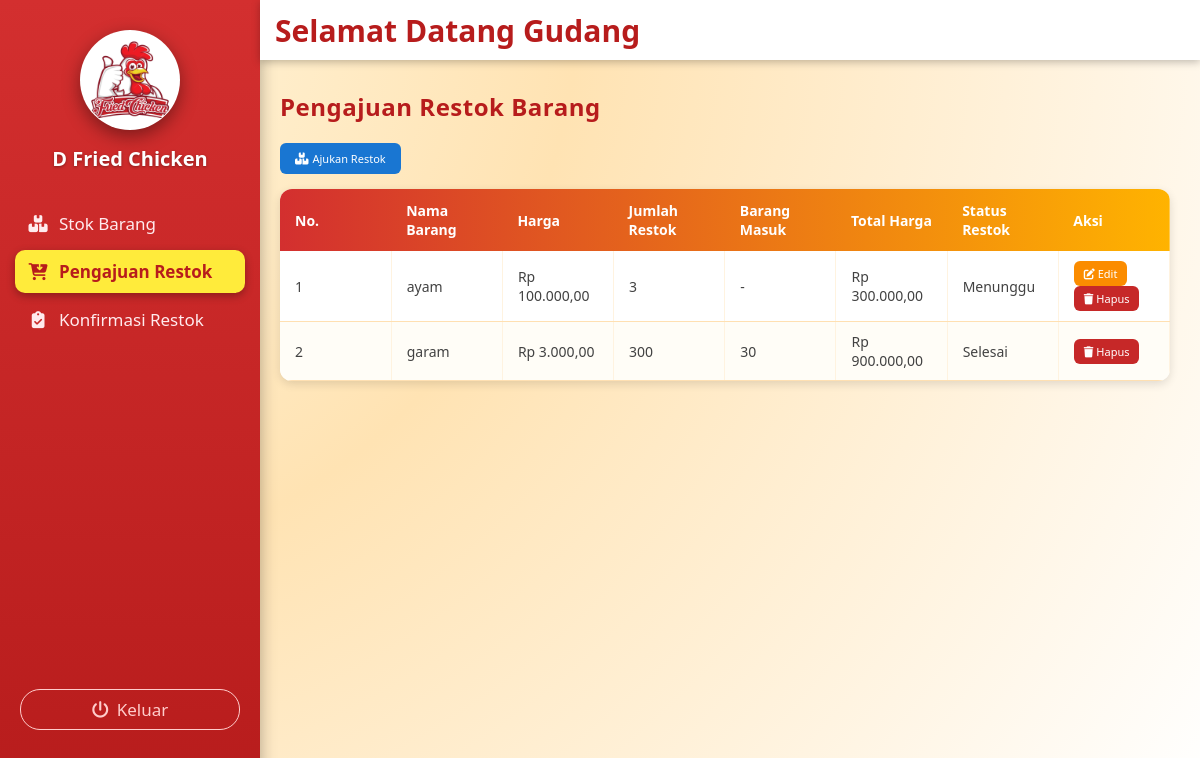
The page /gudang/pengajuan_restok/pengajuan_restok.php (signed in) on the database as committed earlier.
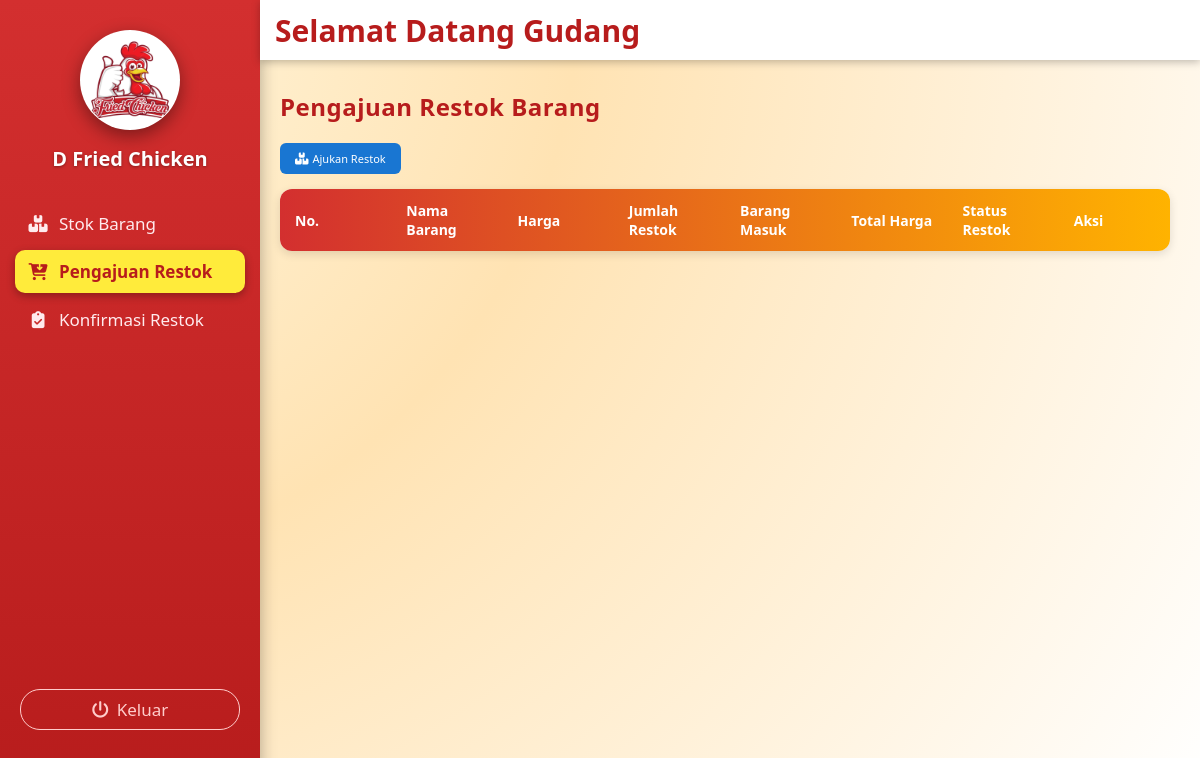
The same page on the database as committed later.
### tables this page shows
CREATE TABLE `restok_barang` (
  `Id_restok_barang` int NOT NULL,
  `Id_stok_gudang` int NOT NULL,
  `Nama_barang` varchar(15) DEFAULT NULL,
  `Harga` decimal(10,2) DEFAULT NULL,
  `Jumlah_restok` int DEFAULT NULL,
  `Total_harga` decimal(10,2) DEFAULT NULL,
  `Status` varchar(50) DEFAULT NULL
);

### gudang/pengajuan_restok/pengajuan_restok.php (the view, shortened to what this page needs)
<?php
include '../../koneksi/sidebargudang.php';
include '../../koneksi/koneksi.php';
?>
<link rel="stylesheet" href="https://cdn.datatables.net/1.13.6/css/jquery.dataTables.min.css">
<link rel="stylesheet" href="https://cdnjs.cloudflare.com/ajax/libs/font-awesome/6.5.0/css/all.min.css">
<div class="konten-utama">
  <h2>Pengajuan Restok Barang</h2>
  <button class="tombol tombol-tambah" id="btn-ajukan" onclick="bukaModalAjukan()">
    <i class="fa-solid fa-boxes-stacked"></i> Ajukan Restok
  </button>
  <table id="tabel-ajukan" class="tabel-ajukan">
    <thead>
     <tr>
  <th>No.</th>
  <th>Nama Barang</th>
  <th>Harga</th>
  <th>Jumlah Restok</th>
  <th>Barang Masuk</th>
  <th>Total Harga</th>
  <th>Status Restok</th>
  <th>Aksi</th>
</tr>
    </thead>
    <tbody>
      <?php
        $no = 1;
        $qAjukan = mysqli_query($conn, "
  SELECT
    r.*,
    COALESCE(SUM(bm.Barang_masuk), 0) AS barang_masuk
  FROM restok_barang r
  LEFT JOIN barang_masuk bm ON bm.Id_restok_barang = r.Id_restok_barang
  GROUP BY r.Id_restok_barang
  ORDER BY r.Id_restok_barang DESC
");
        while ($a = mysqli_fetch_assoc($qAjukan)) {
      ?>
      <tr>
        <td data-label="No"><?= $no++; ?></td>
<td data-label="Nama Barang"><?= htmlspecialchars($a['Nama_barang']); ?></td>
<td data-label="Harga">Rp <?= number_format($a['Harga'], 2, ',', '.'); ?></td>
<td data-label="Jumlah_Restok"><?= (int)$a['Jumlah_restok']; ?></td>
<td data-label="Barang Masuk">
  <?php
    $bm = isset($a['barang_masuk']) ? (int)$a['barang_masuk'] : 0;
    echo ($bm > 0) ? $bm : '-';
  ?>
</td>
<td data-label="Total_harga">Rp <?= number_format($a['Total_harga'], 2, ',', '.'); ?></td>
<td data-label="Status"><?= htmlspecialchars($a['Status']); ?></td>
<td data-label="Aksi">
          <?php if ($a['Status'] === 'Menunggu' || $a['Status'] === 'Ditolak'): ?>
            <button class="tombol-edit" onclick="editAjukan(<?= $a['Id_restok_barang']; ?>)">
              <i class="fa-solid fa-pen-to-square"></i> Edit
            </button>
            <button class="tombol-hapus" onclick="hapusAjukan(<?= $a['Id_restok_barang']; ?>)">
              <i class="fa-solid fa-trash"></i> Hapus
            </button>
          <?php elseif ($a['Status'] === 'Selesai'): ?>
            <button class="tombol-hapus" onclick="hapusAjukan(<?= $a['Id_restok_barang']; ?>)">
              <i class="fa-solid fa-trash"></i> Hapus
            </button>
          <?php else: ?>
            -
          <?php endif; ?>
        </td>
      </tr>
      <?php } ?>
    </tbody>
  </table>
</div>

Rows that differ between the two databases and show on the page:
removed restok_barang: Nama_barang "ayam", Harga "100.000,00", Jumlah_restok "3", Total_harga "300.000,00", Status "Menunggu"
removed restok_barang: Nama_barang "garam", Harga "3.000,00", Jumlah_restok "300", bm "30", Total_harga "900.000,00", Status "Selesai"
